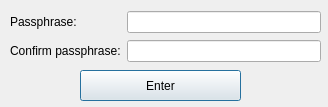
<?xml version="1.0" encoding="UTF-8"?>
<ui version="4.0">
 <class>DialogTrezorPass</class>
 <widget class="QDialog" name="DialogTrezorPass">
  <property name="geometry">
   <rect>
    <x>0</x>
    <y>0</y>
    <width>328</width>
    <height>107</height>
   </rect>
  </property>
  <property name="sizePolicy">
   <sizepolicy hsizetype="Fixed" vsizetype="Fixed">
    <horstretch>0</horstretch>
    <verstretch>0</verstretch>
   </sizepolicy>
  </property>
  <property name="minimumSize">
   <size>
    <width>328</width>
    <height>107</height>
   </size>
  </property>
  <property name="maximumSize">
   <size>
    <width>328</width>
    <height>107</height>
   </size>
  </property>
  <property name="font">
   <font>
    <weight>50</weight>
    <bold>false</bold>
   </font>
  </property>
  <property name="windowTitle">
   <string>Dialog</string>
  </property>
  <property name="modal">
   <bool>true</bool>
  </property>
  <widget class="QPushButton" name="btnEnterPass">
   <property name="geometry">
    <rect>
     <x>80</x>
     <y>70</y>
     <width>161</width>
     <height>31</height>
    </rect>
   </property>
   <property name="text">
    <string>Enter</string>
   </property>
   <property name="autoRepeatDelay">
    <number>36</number>
   </property>
   <property name="autoDefault">
    <bool>false</bool>
   </property>
   <property name="default">
    <bool>true</bool>
   </property>
  </widget>
  <widget class="QWidget" name="layoutWidget">
   <property name="geometry">
    <rect>
     <x>10</x>
     <y>10</y>
     <width>311</width>
     <height>54</height>
    </rect>
   </property>
   <layout class="QGridLayout" name="gridLayout">
    <item row="0" column="0">
     <widget class="QLabel" name="label">
      <property name="text">
       <string>Passphrase:</string>
      </property>
     </widget>
    </item>
    <item row="0" column="1">
     <widget class="QLineEdit" name="edtPass">
      <property name="echoMode">
       <enum>QLineEdit::Password</enum>
      </property>
     </widget>
    </item>
    <item row="1" column="0">
     <widget class="QLabel" name="label_2">
      <property name="text">
       <string>Confirm passphrase:</string>
      </property>
     </widget>
    </item>
    <item row="1" column="1">
     <widget class="QLineEdit" name="edtPassConfirm">
      <property name="echoMode">
       <enum>QLineEdit::Password</enum>
      </property>
     </widget>
    </item>
   </layout>
  </widget>
 </widget>
 <resources/>
 <connections/>
</ui>
